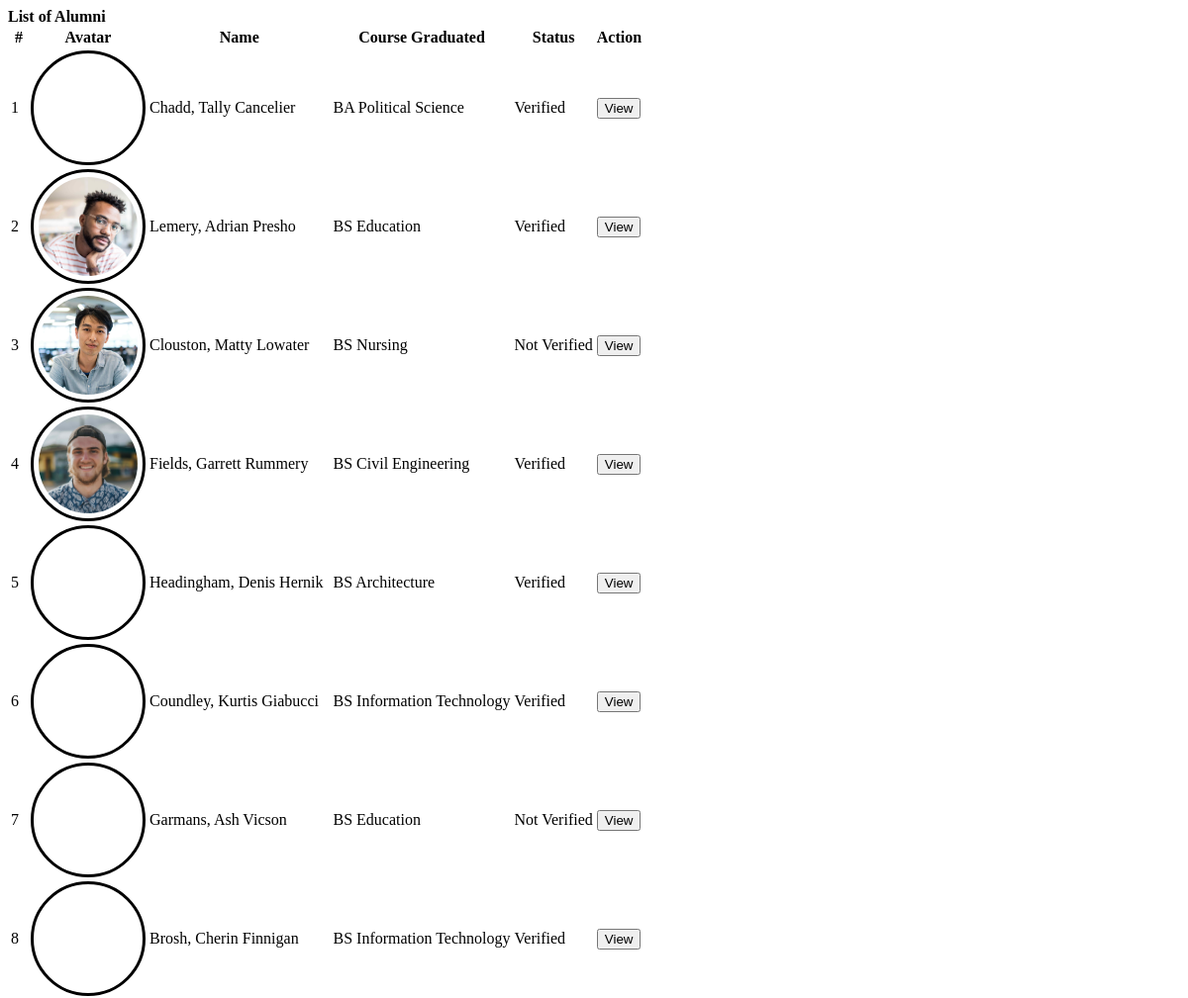
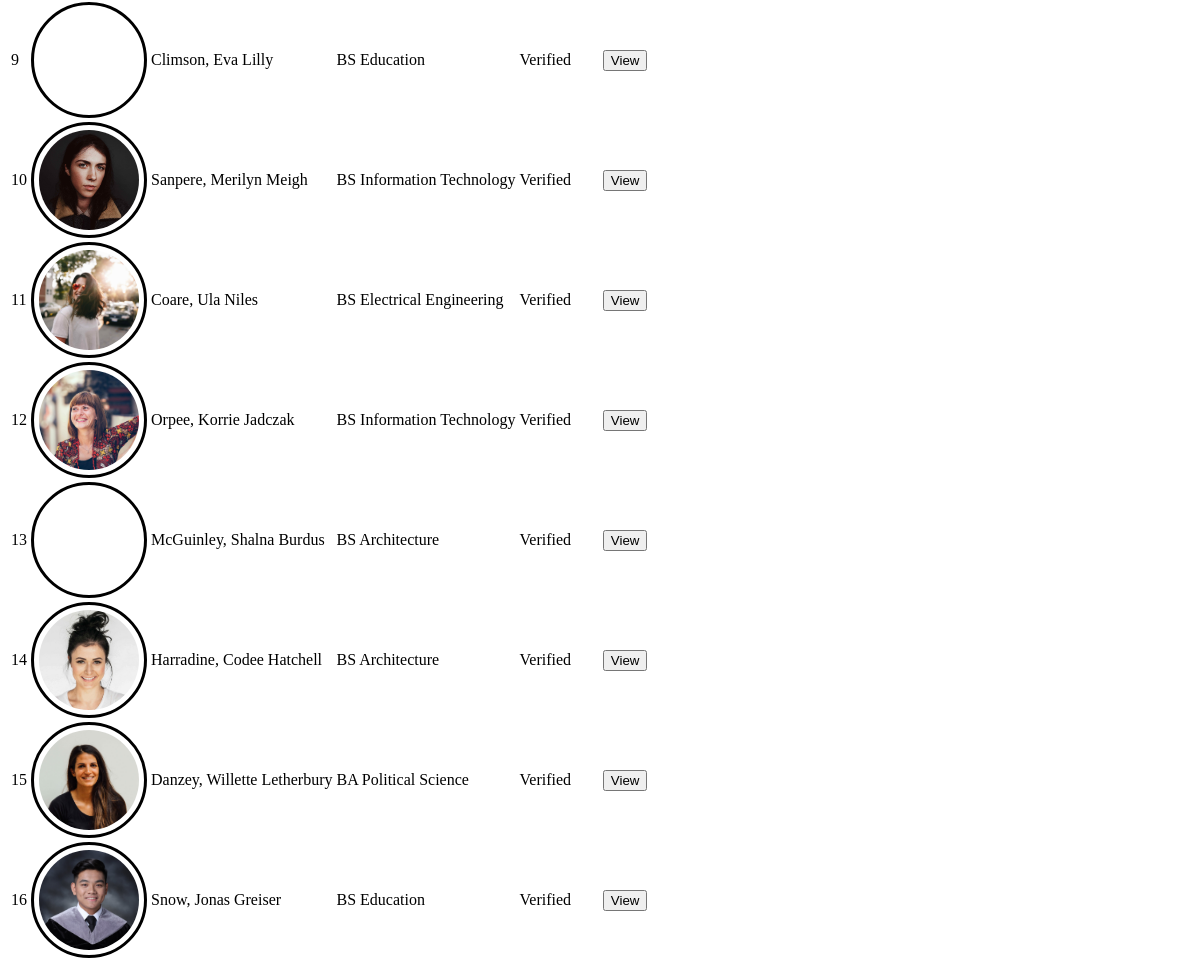
Screenshot of /admin/alumni.php with the database file from the repository (2 pictures, top to bottom).
### tables this page shows
CREATE TABLE `alumnus_bio` (
  `id` int(30) NOT NULL,
  `user_id` int(30) NOT NULL,
  `firstname` varchar(200) NOT NULL,
  `middlename` varchar(200) NOT NULL,
  `lastname` varchar(200) NOT NULL,
  `gender` varchar(10) NOT NULL,
  `batch` year(4) NOT NULL,
  `course_id` int(30) NOT NULL,
  `email` varchar(250) NOT NULL,
  `connected_to` text NOT NULL,
  `avatar` text NOT NULL,
  `date_created` date NOT NULL DEFAULT current_timestamp()
);

CREATE TABLE `courses` (
  `id` int(30) NOT NULL,
  `course` text NOT NULL,
  `about` text NOT NULL
);

### admin/alumni.php (the view, shortened to what this page needs)
<?php include('db_connect.php'); ?>
<div class="container-fluid">
    <div class="col-lg-12">
        <div class="row">
            <div class="col-md-12">
                <div class="card">
                    <div class="card-header">
                        <b>List of Alumni</b>
                    </div>
                    <div class="card-body">
                        <table class="table table-condensed table-bordered table-hover">
                            <thead>
                            <tr>
                                <th class="text-center">#</th>
                                <th class="">Avatar</th>
                                <th class="">Name</th>
                                <th class="">Course Graduated</th>
                                <th class="">Status</th>
                                <th class="text-center">Action</th>
                            </tr>
                            </thead>
                            <tbody>
                            <?php
                            $i = 1;
                            $alumni = $conn->query("SELECT a.*,c.course,Concat(a.lastname,', ',a.firstname,' ',a.middlename) as name, u.status from alumnus_bio a inner join users u on u.id=a.user_id inner join courses c on c.id = a.course_id order by u.id desc");
                            while ($row = $alumni->fetch_assoc()):
                                ?>
                                <tr>
                                    <td class="text-center"><?php echo $i++ ?></td>
                                    <td class="text-center">
                                        <div class="avatar">
                                            <img src="assets/uploads/<?php echo $row['avatar'] ?>" class="" alt="">
                                        </div>
                                    </td>
                                    <td class="">
                                        <p><?php echo ucwords($row['name']) ?></p>
                                    </td>
                                    <td class="">
                                        <p><?php echo $row['course'] ?></p>
                                    </td>
                                    <td class="text-center">
                                        <?php if ($row['status'] == 'ACTIVE'): ?>
                                            <span class="badge badge-primary">Verified</span>
                                        <?php else: ?>
                                            <span class="badge badge-secondary">Not Verified</span>
                                        <?php endif; ?>
                                    </td>
                                    <td class="text-center">
                                        <button class="btn btn-sm btn-outline-primary view_alumni" type="button"
                                                data-id="<?php echo $row['id'] ?>">View
                                        </button>
                                    </td>
                                </tr>
                            <?php endwhile; ?>
                            </tbody>
                        </table>
                    </div>
                </div>
            </div>
        </div>
    </div>
</div>

### admin/alumni.php (style rules this page uses)
td { vertical-align: middle !important; }
td p { margin: unset }
img { max-width: 100px; max-height:: 150px; }
.avatar { display: flex; border-radius: 100%; width: 100px; height: 100px; align-items: center; justify-content: center; border: 3px solid; padding: 5px; }
.avatar img { max-width: calc(100%); max-height: calc(100%); border-radius: 100%; }

### rows the page displays
alumnus_bio: name "Chadd, Tally Cancelier", course.course "BA Political Science", shows "Verified"
alumnus_bio: avatar (picture), name "Lemery, Adrian Presho", course.course "BS Education", shows "Verified"
alumnus_bio: avatar (picture), name "Clouston, Matty Lowater", course.course "BS Nursing", shows "Not Verified"
alumnus_bio: avatar (picture), name "Fields, Garrett Rummery", course.course "BS Civil Engineering", shows "Verified"
alumnus_bio: name "Headingham, Denis Hernik", course.course "BS Architecture", shows "Verified"
alumnus_bio: name "Coundley, Kurtis Giabucci", course.course "BS Information Technology", shows "Verified"
alumnus_bio: name "Garmans, Ash Vicson", course.course "BS Education", shows "Not Verified"
alumnus_bio: name "Brosh, Cherin Finnigan", course.course "BS Information Technology", shows "Verified"
alumnus_bio: name "Climson, Eva Lilly", course.course "BS Education", shows "Verified"
alumnus_bio: avatar (picture), name "Sanpere, Merilyn Meigh", course.course "BS Information Technology", shows "Verified"
alumnus_bio: avatar (picture), name "Coare, Ula Niles", course.course "BS Electrical Engineering", shows "Verified"
alumnus_bio: avatar (picture), name "Orpee, Korrie Jadczak", course.course "BS Information Technology", shows "Verified"
alumnus_bio: name "McGuinley, Shalna Burdus", course.course "BS Architecture", shows "Verified"
alumnus_bio: avatar (picture), name "Harradine, Codee Hatchell", course.course "BS Architecture", shows "Verified"
alumnus_bio: avatar (picture), name "Danzey, Willette Letherbury", course.course "BA Political Science", shows "Verified"
alumnus_bio: avatar (picture), name "Snow, Jonas Greiser", course.course "BS Education", shows "Verified"
